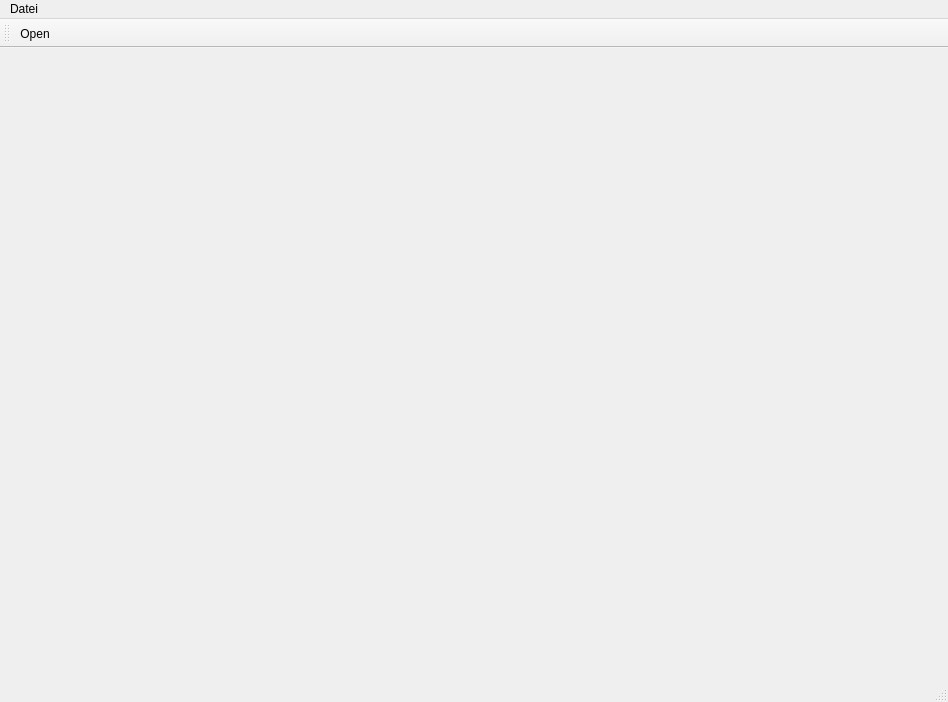
<?xml version="1.0" encoding="UTF-8"?>
<ui version="4.0">
 <class>MainWindow</class>
 <widget class="QMainWindow" name="MainWindow">
  <property name="geometry">
   <rect>
    <x>0</x>
    <y>0</y>
    <width>948</width>
    <height>702</height>
   </rect>
  </property>
  <property name="windowTitle">
   <string>MainWindow</string>
  </property>
  <widget class="QWidget" name="centralwidget"/>
  <widget class="QMenuBar" name="menubar">
   <property name="geometry">
    <rect>
     <x>0</x>
     <y>0</y>
     <width>948</width>
     <height>26</height>
    </rect>
   </property>
   <widget class="QMenu" name="menuDatei">
    <property name="geometry">
     <rect>
      <x>339</x>
      <y>116</y>
      <width>159</width>
      <height>119</height>
     </rect>
    </property>
    <property name="title">
     <string>Datei</string>
    </property>
    <widget class="QMenu" name="menuSave">
     <property name="title">
      <string>Save</string>
     </property>
     <addaction name="actionSave1"/>
    </widget>
    <addaction name="actionOpen"/>
    <addaction name="separator"/>
    <addaction name="menuSave"/>
   </widget>
   <addaction name="menuDatei"/>
  </widget>
  <widget class="QStatusBar" name="statusbar"/>
  <widget class="QToolBar" name="toolBar">
   <property name="windowTitle">
    <string>toolBar</string>
   </property>
   <attribute name="toolBarArea">
    <enum>TopToolBarArea</enum>
   </attribute>
   <attribute name="toolBarBreak">
    <bool>false</bool>
   </attribute>
   <addaction name="actionOpen"/>
  </widget>
  <action name="actionOpen">
   <property name="text">
    <string>Open</string>
   </property>
  </action>
  <action name="actionSave1">
   <property name="text">
    <string>Save1</string>
   </property>
  </action>
 </widget>
 <resources/>
 <connections/>
</ui>
